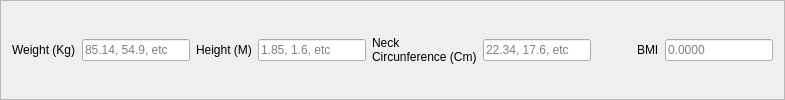
               <widget class="QFrame" name="weightHeightIMCFrame">
                <property name="styleSheet">
                 <string notr="true">QFrame {
	border-width: 2px;
}

QLabel {
	border-color: none;
}</string>
                </property>
                <property name="frameShape">
                 <enum>QFrame::StyledPanel</enum>
                </property>
                <property name="frameShadow">
                 <enum>QFrame::Raised</enum>
                </property>
                <layout class="QVBoxLayout" name="verticalLayout_76">
                 <item>
                  <layout class="QGridLayout" name="gridLayout_60">
                   <item row="0" column="7">
                    <widget class="QLabel" name="BMILabel">
                     <property name="text">
                      <string>BMI</string>
                     </property>
                    </widget>
                   </item>
                   <item row="0" column="8">
                    <widget class="QLineEdit" name="BMILineEdit">
                     <property name="whatsThis">
                      <string>Índice de Masa Corporal del paciente</string>
                     </property>
                     <property name="readOnly">
                      <bool>true</bool>
                     </property>
                     <property name="placeholderText">
                      <string>0.0000</string>
                     </property>
                    </widget>
                   </item>
                   <item row="0" column="4">
                    <widget class="QLabel" name="neckCircumferenceLabel">
                     <property name="text">
                      <string>Neck
Circunference (Cm)</string>
                     </property>
                    </widget>
                   </item>
                   <item row="0" column="6">
                    <spacer name="horizontalSpacer_134">
                     <property name="orientation">
                      <enum>Qt::Horizontal</enum>
                     </property>
                     <property name="sizeHint" stdset="0">
                      <size>
                       <width>40</width>
                       <height>20</height>
                      </size>
                     </property>
                    </spacer>
                   </item>
                   <item row="0" column="3">
                    <widget class="QLineEdit" name="heightLineEdit">
                     <property name="whatsThis">
                      <string>Estatura del paciente en metros</string>
                     </property>
                     <property name="maxLength">
                      <number>4</number>
                     </property>
                     <property name="placeholderText">
                      <string>1.85, 1.6, etc</string>
                     </property>
                    </widget>
                   </item>
                   <item row="0" column="1">
                    <widget class="QLineEdit" name="weightLineEdit">
                     <property name="whatsThis">
                      <string>Peso del paciente en kilogramos</string>
                     </property>
                     <property name="maxLength">
                      <number>6</number>
                     </property>
                     <property name="placeholderText">
                      <string>85.14, 54.9, etc</string>
                     </property>
                    </widget>
                   </item>
                   <item row="0" column="2">
                    <widget class="QLabel" name="heightLabel">
                     <property name="text">
                      <string>Height (M)</string>
                     </property>
                    </widget>
                   </item>
                   <item row="0" column="0">
                    <widget class="QLabel" name="weightLabel">
                     <property name="text">
                      <string>Weight (Kg)</string>
                     </property>
                    </widget>
                   </item>
                   <item row="0" column="5">
                    <widget class="QLineEdit" name="neckCircumferenceLineEdit">
                     <property name="whatsThis">
                      <string>Circunferencia del cuello en centimetros</string>
                     </property>
                     <property name="maxLength">
                      <number>5</number>
                     </property>
                     <property name="placeholderText">
                      <string>22.34, 17.6, etc</string>
                     </property>
                    </widget>
                   </item>
                  </layout>
                 </item>
                </layout>
               </widget>
